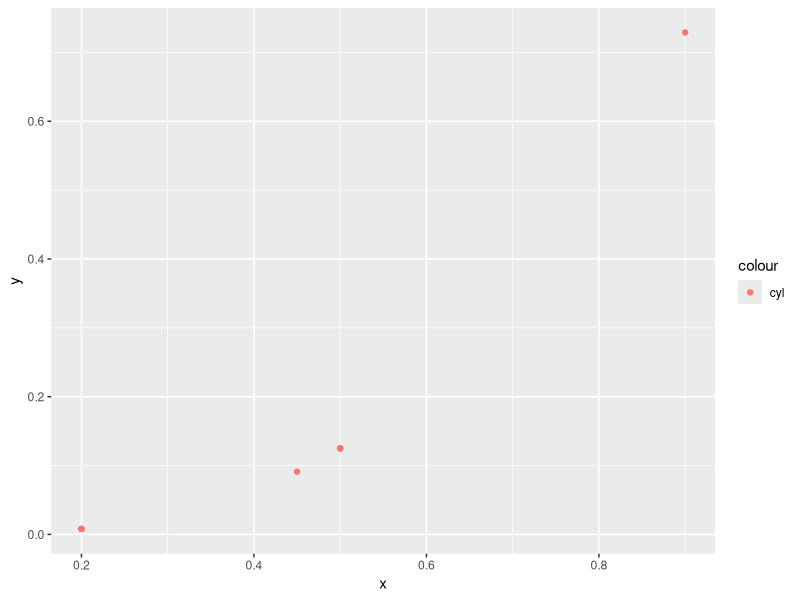
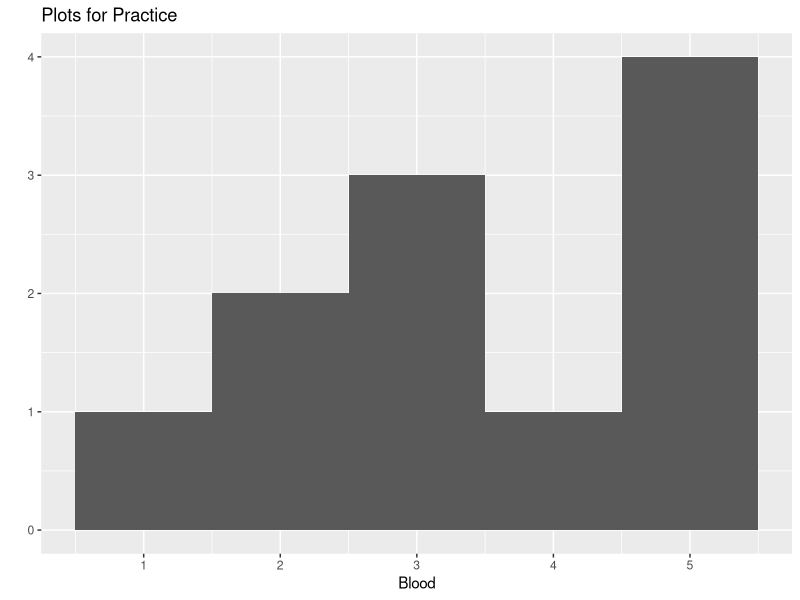
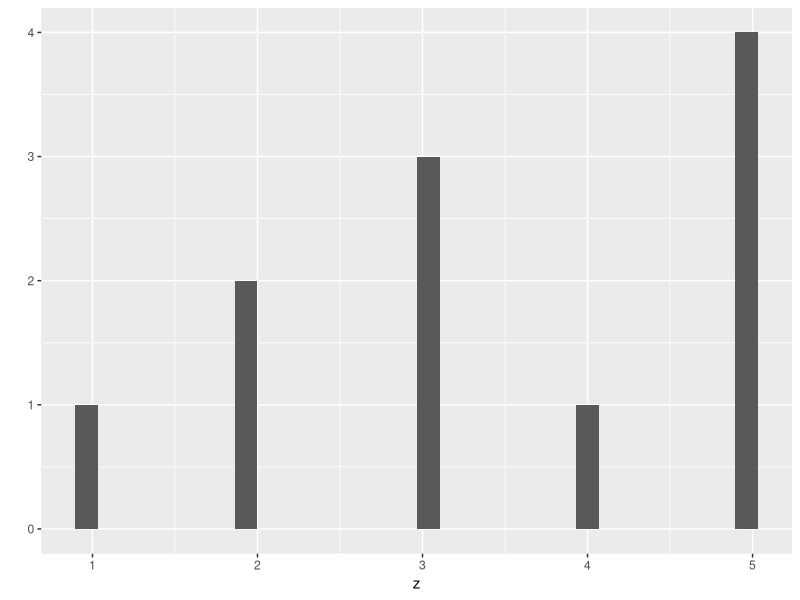
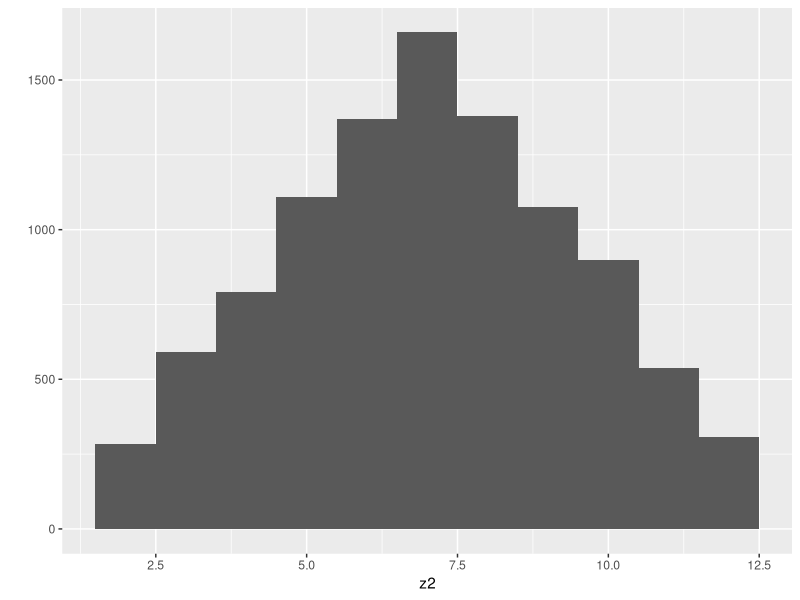
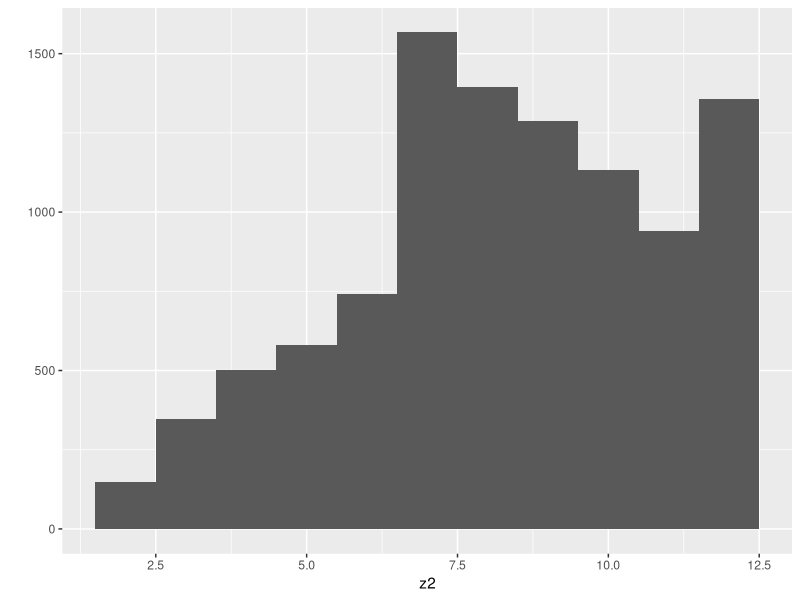

Reproduce these figures in R, in order.
# sample
?sample()
die<-1:6
sample(die,1)
# not sure which names to use with functions
args(round)
round(3.1458,2)
round(3.1458)
round(3.58)
sample(die,3,replace = TRUE)
# function

my_dice_func<- function(){
  die<-1:6
  dice<- sample(die,2,replace = T)
  sum(dice)
}

my_dice_func()

# chapter two--------------------------

library("ggplot2")
x<- c(0.2,0.45,0.5,0.5,0.9,.2,0.2,0.5)
y<- x^3
?qplot
qplot(x,y,geom='auto',color='cyl')
z<- c(1,2,2,3,3,3,4,5,5,5,5)
qplot(z,binwidth=1,main='Plots for Practice',xlab='Blood')
qplot(z)

z2<-replicate(10000,my_dice_func())

qplot(z2,binwidth=1)
prob<- c(1/8,1/8,1/8,1/8,1/8,3/8)

my_dice_func<- function(){
  die<-1:6
  dice<- sample(die,2,replace = T,prob =c(1/8,1/8,1/8,1/8,1/8,3/8) )
  sum(dice)
}
my_dice_func()
z2<-replicate(10000,my_dice_func())
qplot(z2,binwidth=1)


